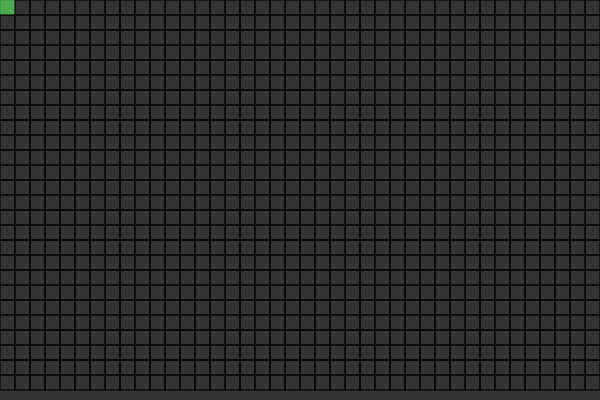
Frame 1 (no input)
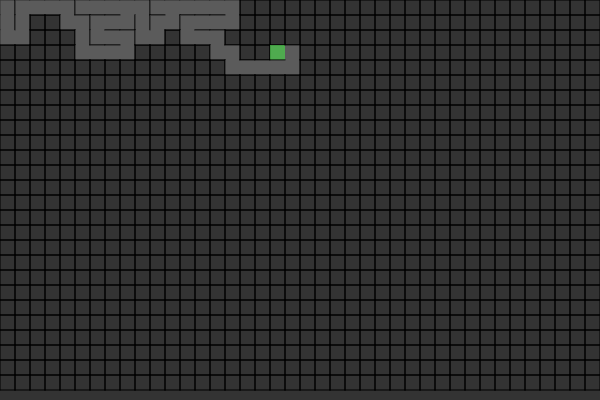
Frame 60 (no input)
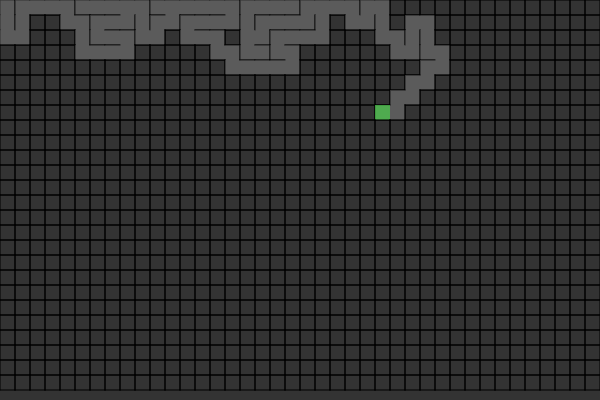
Frame 120 (the mouse pressed at the canvas centre since frame 60)

The p5.js sketch that drew these frames (run headless with seeded random() and noise() and a simulated clock; from frame 60 on, the mouse is pressed at the canvas centre):

// p5.js sketch
// ── sketch.js
// https://en.wikipedia.org/wiki/Maze_generation_algorithm

var COLS;
var ROWS;
var CELLWITDH = 15;
var cells = [];
var current;
var btStack = [];

function preload() {}

function setup() {
	// frameRate(10)
	createCanvas(600, 400);
	background(51);
	
	COLS = floor(width / CELLWITDH);
	ROWS = floor(height / CELLWITDH);
	
	for (var y = 0; y < ROWS; y++) {
		for (var x = 0; x < COLS; x++) {
			var cell = new Cell(x, y);
			cells.push(cell);
		}
	}
	current = cells[0];
	btStack.push(current);
}

function draw() {
	background(51);
	for (i in cells) {
		var cell = cells[i];
		cell.render();
	}
	
	current.visited = true;
	
	
	//front tracking
	var next = current.getRandomNeighbour();
	if (next) {
		current.removeWallTo(next);
		current = next;
		
		//backtracking stack
		btStack.push(current);
	}
	
	//backtracking
	else if (btStack.length > 0) {
		current = btStack.pop();
	}
	else {
		// console.log("finished")
	}
}

// ── cell.js
function Cell(x, y) {
	this.gridPos = {
		x: x,
		y: y
	};
	this.walls = {
		t: true,
		r: true,
		b: true,
		l: true
	};
	this.visited = false;
	
}

Cell.prototype.getNeighbours = function () {
	var x = this.gridPos.x;
	var y = this.gridPos.y;
	var neighbours = [];
	
	var top = cells[index(x, y - 1)];
	var right = cells[index(x + 1, y)];
	var bottom = cells[index(x, y + 1)];
	var left = cells[index(x - 1, y)];
	
	if ((y - 1 >= 0) && (!top.visited))
		neighbours.push(top);
	if ((x + 1 < COLS) && (!right.visited))
		neighbours.push(right);
	if ((y + 1 < ROWS) && (!bottom.visited))
		neighbours.push(bottom);
	if ((x - 1 >= 0) && (!left.visited))
		neighbours.push(left);
	return neighbours;
}

Cell.prototype.getRandomNeighbour = function () {
	var neighbours = this.getNeighbours();
	if (neighbours.length > 0)
		return neighbours[floor(Math.random() * neighbours.length)];
	else
		return undefined;
}

Cell.prototype.removeWallTo = function (cell) {
	var dx = this.gridPos.x - cell.gridPos.x;
	var dy = this.gridPos.y - cell.gridPos.y;
	if (dx == 1) { //cell to the left
		this.walls.l = false;
		cell.walls.r = false;
	}
	if (dx == -1) { //cell to the right
		this.walls.r = false;
		cell.walls.l = false;
	}
	if (dy == 1) { //cell to the top
		this.walls.t = false;
		cell.walls.b = false;
	}
	if (dy == -1) { //cell to the bottom
		this.walls.b = false;
		cell.walls.t = false;
	}
	
}

Cell.prototype.render = function () {
	var w = CELLWITDH;
	var x = this.gridPos.x * w;
	var y = this.gridPos.y * w;
	
	stroke(0);
	if (this.walls.t)
		line(x, y, x + w, y); //top line: left to right
	if (this.walls.l)
		line(x, y, x, y + w); //left line: up to down
	if (this.walls.r)
		line(x + w, y, x + w, y + w); //right line: up to down
	if (this.walls.b)
		line(x, y + w, x + w, y + w); //bottom line: left to right
	
	
	
	if (current == this) {
		fill(100, 255, 100, 150);
		noStroke();
		rect(x, y, w, w)
	} else if (this.visited) {
		fill(255, 50);
		noStroke();
		rect(x, y, w, w)
	}
}

function index(x, y) {
	if (x < 0 || y < 0 || x >= COLS || y >= ROWS)
		return -1;
	return x + y * COLS;
}
